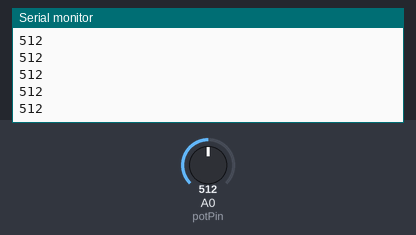
Simulated run of this sketch. Board: Arduino Uno, built with avr-gcc and run on an emulated ATmega328P. Shown: the last lines printed to the serial monitor. The inputs (shaded band) are chosen by the test bench; at power-on: A0 (potPin) = 512.

Above: at 1.2 s.
1.3 s: A0 (potPin) set to 716
At 1.9 s:
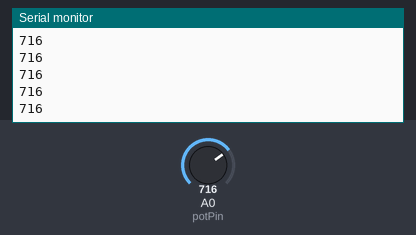
2.8 s: A0 (potPin) set to 900
At 3.9 s:
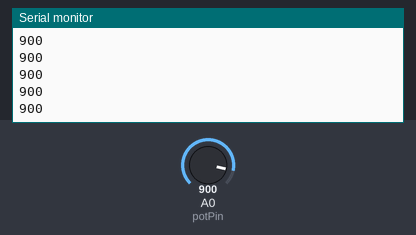
Timing chart, 0 to 5.8 s (numbered marks = the images above; inputs shaded):
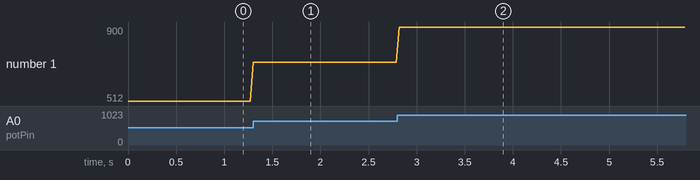

Measured:
- after the input at 1.3 s, the serial monitor: prints a new line at once (image 1)
- after the input at 2.8 s, the serial monitor: prints a new line at once (image 2)
- plotted number 1: 512 → 716 after the input at 1.3 s, 716 → 900 after the input at 2.8 s

The sketch:

basicPot.ino
```cpp
int potPin = 0;

void setup() {
	Serial.begin(9600);
}

void loop() {
	int reading = analogRead(potPin);
	Serial.println(reading);
	delay(30);
}
```
